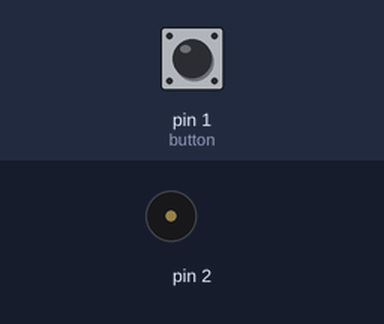
Simulated run of this sketch. Board: Arduino Uno, built with avr-gcc and run on an emulated ATmega328P. Shown: buzzer (waves = sounding). Inputs (shaded band) come from the test bench; at power-on: pin 1 (button) LOW.

Above: at 1.2 s.
1.3 s: pin 1 (button) pulled HIGH for 0.15 s
At 3.5 s:
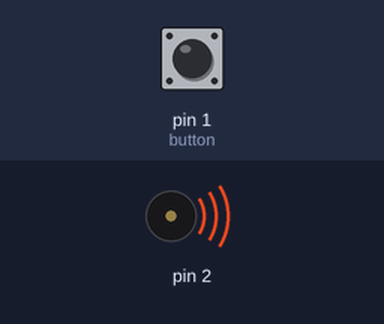
4.3 s: pin 1 (button) pulled HIGH for 3.2 s
Timing chart, 0 to 12.4 s (numbered marks = the images above; inputs shaded):
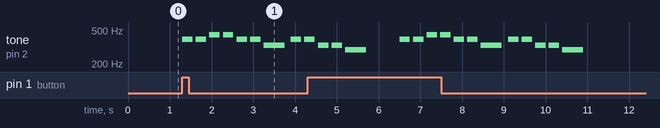

Measured:
- after the input at 1.3 s, tone on pin 2: plays 392 Hz for 0.25 s, 392 Hz for 0.25 s, 440 Hz for 0.25 s, 440 Hz for 0.25 s, 392 Hz for 0.25 s, 392 Hz for 0.25 s … (9 notes in this stretch), starting at once

The sketch:

Melody.ino
```cpp
// (licence header left out)
#include "pitches.h"

int button =1;  // 버튼에 연결된 핀을 1번으로 설정
int buttonState = 0; // 버튼 핀의 상태를 저장하기 위함

// 멜로디를 위한 음표들:

int melody[] = {
   NOTE_G4, NOTE_G4, NOTE_A4, NOTE_A4, NOTE_G4, NOTE_G4, NOTE_E4,
   NOTE_G4, NOTE_G4, NOTE_E4, NOTE_E4, NOTE_D4, 0,
};

// 음표 길이들 : 4 = 4분(1/4) 음표, 8 = 8분(1/8) 음표,
int noteDurations[] = {
   4, 4, 4, 4, 4, 4, 2,
   4, 4, 4, 4, 2, 2,
};

void setup() {
  pinMode(button, INPUT); // 버튼을 입력으로 설정
}


void loop() {
buttonState = digitalRead(button); // 버튼이 눌려 졌는지를 읽음
if(buttonState  == HIGH) {  // 조건; 버튼의 상태가 HIGH 이면

// melody[] 배열(array)에 있는 모든 음표들을 연주합니다:
   for (int thisNote = 0; thisNote < sizeof(noteDurations)/sizeof(int); thisNote++) {

   // 음표 길이를 계산하기 위하여, 1초를 음표 타입으로 나눕니다.
   // 예를 들어, 4분 음표 = 1000 / 4,  8분 음표 = 1000/8 등과 같이
   // 합니다.
     int noteDuration = 1000/noteDurations[thisNote];
     tone(2, melody[thisNote],noteDuration);

     int pauseBetweenNotes = noteDuration * 1.30;
     delay(pauseBetweenNotes);
     // 음 발생하는 것을 멈춤:
     noTone(2);
   }
  }
}
```

pitches.h
```cpp
/*************************************************
 * Public Constants
 *************************************************/

#define NOTE_B0  31
#define NOTE_C1  33
#define NOTE_CS1 35
#define NOTE_D1  37
#define NOTE_DS1 39
#define NOTE_E1  41
#define NOTE_F1  44
#define NOTE_FS1 46
#define NOTE_G1  49
#define NOTE_GS1 52
#define NOTE_A1  55
#define NOTE_AS1 58
#define NOTE_B1  62
#define NOTE_C2  65
#define NOTE_CS2 69
#define NOTE_D2  73
#define NOTE_DS2 78
#define NOTE_E2  82
#define NOTE_F2  87
#define NOTE_FS2 93
#define NOTE_G2  98
#define NOTE_GS2 104
#define NOTE_A2  110
#define NOTE_AS2 117
#define NOTE_B2  123
#define NOTE_C3  131
#define NOTE_CS3 139
#define NOTE_D3  147
#define NOTE_DS3 156
#define NOTE_E3  165
#define NOTE_F3  175
#define NOTE_FS3 185
#define NOTE_G3  196
#define NOTE_GS3 208
#define NOTE_A3  220
#define NOTE_AS3 233
#define NOTE_B3  247
#define NOTE_C4  262
#define NOTE_CS4 277
#define NOTE_D4  294
#define NOTE_DS4 311
#define NOTE_E4  330
#define NOTE_F4  349
#define NOTE_FS4 370
#define NOTE_G4  392
#define NOTE_GS4 415
#define NOTE_A4  440
#define NOTE_AS4 466
#define NOTE_B4  494
#define NOTE_C5  523
#define NOTE_CS5 554
#define NOTE_D5  587
#define NOTE_DS5 622
#define NOTE_E5  659
#define NOTE_F5  698
#define NOTE_FS5 740
#define NOTE_G5  784
#define NOTE_GS5 831
#define NOTE_A5  880
#define NOTE_AS5 932
#define NOTE_B5  988
#define NOTE_C6  1047
#define NOTE_CS6 1109
#define NOTE_D6  1175
#define NOTE_DS6 1245
#define NOTE_E6  1319
#define NOTE_F6  1397
#define NOTE_FS6 1480
#define NOTE_G6  1568
#define NOTE_GS6 1661
#define NOTE_A6  1760
#define NOTE_AS6 1865
#define NOTE_B6  1976
#define NOTE_C7  2093
#define NOTE_CS7 2217
#define NOTE_D7  2349
#define NOTE_DS7 2489
#define NOTE_E7  2637
#define NOTE_F7  2794
#define NOTE_FS7 2960
#define NOTE_G7  3136
#define NOTE_GS7 3322
#define NOTE_A7  3520
#define NOTE_AS7 3729
#define NOTE_B7  3951
#define NOTE_C8  4186
#define NOTE_CS8 4435
#define NOTE_D8  4699
#define NOTE_DS8 4978
```
